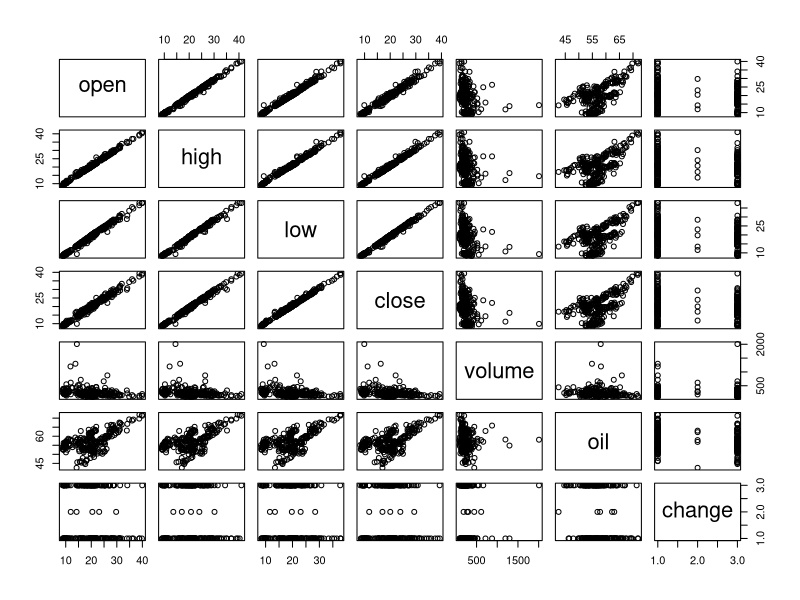

The R script that drew this image: (Note: this script raises an error after producing the figure.)
## ---- chunk 1
knitr::opts_chunk$set(echo = TRUE)
library(e1071)
## ---- chunk 2
crcData = read.csv('CRC.csv')
attach(crcData)
# set up data frame
crcDataFrame = data.frame(open=price.open, high=price.high,
        low=price.low, close=price.adjusted,volume= volume/10000,oil=oil.price,change = direction)
head(crcDataFrame)
tail(crcDataFrame)
remove(crcData)

## ---- chunk 3
levels(direction)
plot(crcDataFrame)
## ---- chunk 4
x <- subset(crcDataFrame[1:231,], select = -change)
y <- crcDataFrame[1:231,]$change

model_test<- svm(x,y) 

print(model_test)
summary(model_test)
## ---- chunk 5
pred <- predict(model_test, x)

# Check accuracy:
table(pred, y)


## ---- chunk 6
# compute decision values and probabilities:
pred <- predict(model_test, x, decision.values = TRUE)
attr(pred, "decision.values")[1:7,]

# visualize (classes by color, SV by crosses):
plot(cmdscale(dist(crcDataFrame[,-7])),
     col = as.integer(crcDataFrame[,7]),xlab="normalized X", ylab = "$ change",
     pch = c("o","+")[1:200 %in% model_test$index + 1])
legend('bottomleft',c('data','prediction'),pch=c('0','+'))
grid()



     
## ---- chunk 7
pctTrain=0.66
#nObs = length(x[,1])
nObs=231
nTrain = round(pctTrain*nObs,0)
TrainSetIndex = 1:nTrain



# or ?
#scramble=sample(1:nObs)
#TrainSetIndex=scramble[1:nTrain]
#TestSetIndex= scramble[(nTrain+1):nObs]
## ---- chunk 8
# first the training set

XtrainSet = crcDataFrame[TrainSetIndex,-7]
YtrainSet = crcDataFrame$change[TrainSetIndex]
## ---- chunk 9
model_train<- svm(XtrainSet, YtrainSet) 
print(model_train)
summary(model_train)
## ---- chunk 10
XtestSet = crcDataFrame[(nTrain:nObs),-7]
YtestSet = crcDataFrame$change[nTrain:nObs]
## ---- chunk 11
pred2 <- predict(model_train, XtestSet)
# And the accuracy..

table(pred2, YtestSet)
## ---- chunk 12
stockTuned <- tune.svm(XtrainSet, YtrainSet, gamma = 2^(-1:1), cost = 2^(-1:6))

summary(stockTuned)
plot(stockTuned)
## ---- chunk 13
#use optimized parameters... 
model_tuned <- svm(XtrainSet, YtrainSet, gamma=0.5, cost=2) 

print(model_tuned)
summary(model_tuned)
## ---- chunk 14
pred3 <- predict(model_tuned, XtestSet)
# And the accuracy..

table(pred3, YtestSet)

## ---- chunk 15
pred= predict(model_tuned,XtestSet,decision.values = TRUE)
attr(pred,"decision.values")[1:20,]
## ---- chunk 16
plot(cmdscale(dist(XtestSet)),
     col = as.integer(YtestSet),xlab="normalized X", ylab = "$ change",
     pch = c("o","+")[1:200 %in% model_tuned$index + 1],xlim = c(-200,500))
legend('bottomright',c('data','prediction'),pch=c('0','+'))
grid()
## ---- chunk 17
XtrainSet2 = crcDataFrame[232:247,-7]
YtrainSet2=crcDataFrame$change[232:247]


pred4 <- predict(model_tuned, XtrainSet2)

table(pred4,YtrainSet2)


## ---- chunk 18
knitr::include_graphics("CRC Price Graph.jpeg")
## ---- chunk 19
table(pred2, YtestSet)
## ---- chunk 20
table(pred3, YtestSet)
## ---- chunk 21
table(pred4,YtrainSet2)
